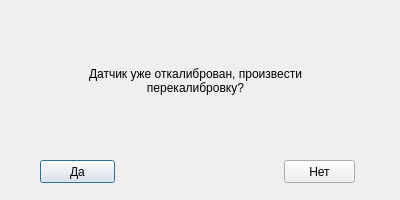
<?xml version="1.0" encoding="UTF-8"?>
<ui version="4.0">
 <class>Dialog</class>
 <widget class="QDialog" name="Dialog">
  <property name="geometry">
   <rect>
    <x>0</x>
    <y>0</y>
    <width>400</width>
    <height>200</height>
   </rect>
  </property>
  <property name="maximumSize">
   <size>
    <width>16777215</width>
    <height>200</height>
   </size>
  </property>
  <property name="windowTitle">
   <string>Внимание!</string>
  </property>
  <widget class="QLabel" name="label">
   <property name="geometry">
    <rect>
     <x>40</x>
     <y>30</y>
     <width>311</width>
     <height>101</height>
    </rect>
   </property>
   <property name="text">
    <string>Датчик уже откалиброван, произвести перекалибровку?</string>
   </property>
   <property name="alignment">
    <set>Qt::AlignCenter</set>
   </property>
   <property name="wordWrap">
    <bool>true</bool>
   </property>
  </widget>
  <widget class="QPushButton" name="yesButton">
   <property name="geometry">
    <rect>
     <x>40</x>
     <y>160</y>
     <width>75</width>
     <height>23</height>
    </rect>
   </property>
   <property name="text">
    <string>Да</string>
   </property>
  </widget>
  <widget class="QPushButton" name="noButton">
   <property name="geometry">
    <rect>
     <x>284</x>
     <y>160</y>
     <width>71</width>
     <height>23</height>
    </rect>
   </property>
   <property name="text">
    <string>Нет</string>
   </property>
  </widget>
 </widget>
 <resources/>
 <connections/>
</ui>
